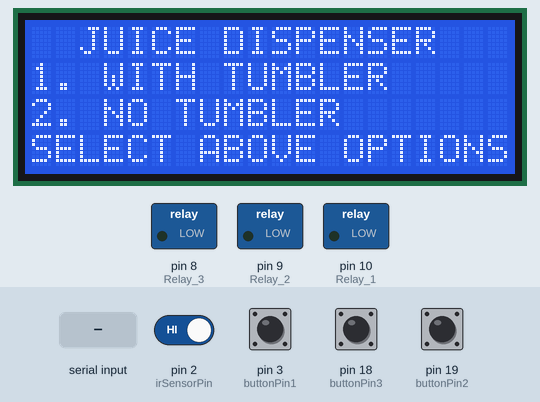
A sketch run on a simulated Arduino Mega 2560, built with avr-gcc and run on an emulated ATmega2560. Parts: 20×4 character LCD, switched loads named in the sketch (green lamp = pin HIGH). Inputs (shaded band) come from the test bench; at power-on: pin 2 (irSensorPin), pin 3 (buttonPin1), pin 18 (buttonPin3), pin 19 (buttonPin2) HIGH. The modem accepts every AT command (registered, SIM ready, sends succeed) and sends nothing else; what the sketch prints to the serial monitor is not drawn.

Above: at 4.4 s.
4.5 s: pin 3 (buttonPin1) pulled LOW for 1 s
At 6.8 s:
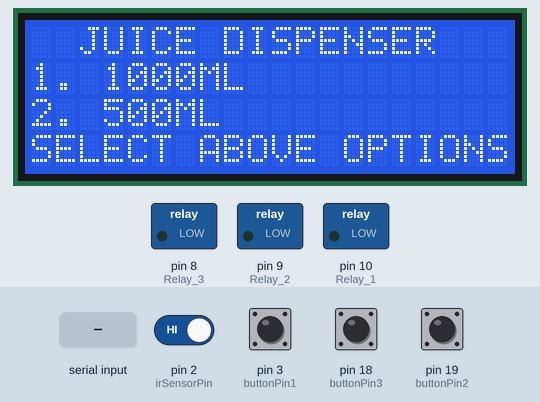
7.1 s: pin 19 (buttonPin2) pulled LOW for 0.35 s
At 8.7 s:
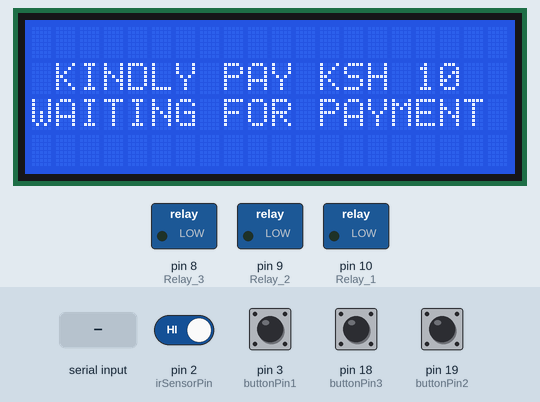
9.3 s: pin 18 (buttonPin3) pulled LOW for 0.35 s
At 10.7 s:
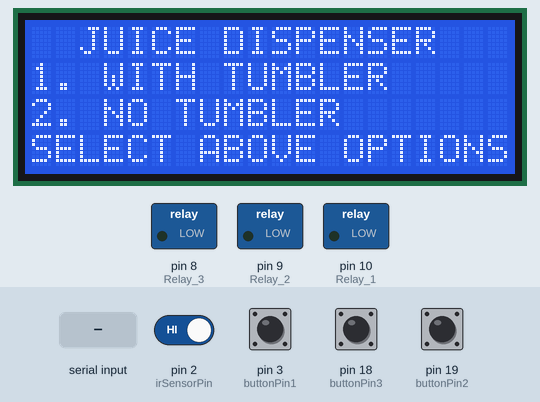
11.8 s: pin 3 (buttonPin1) pulled LOW for 1 s
At 13.6 s:
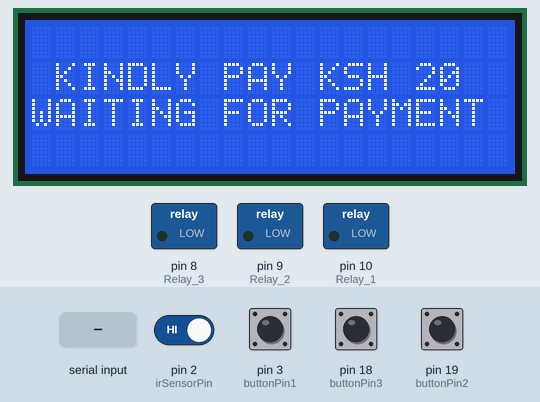
14.6 s: "20\n" received over the second serial link
At 18.7 s:
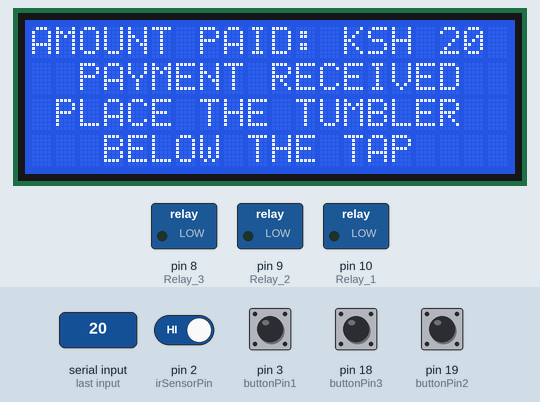
Timing chart, 0 to 20.2 s (numbered marks = the images above; inputs shaded):
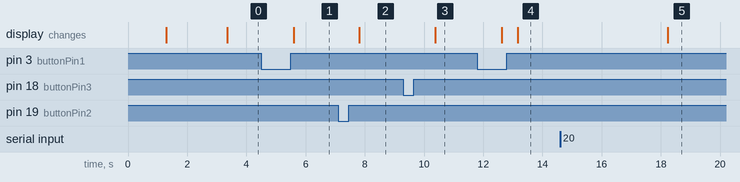

The sketch:

Juice_Dispenser.ino
```cpp
#include <Wire.h>
#include <LiquidCrystal_I2C.h>

int Relay_1 = 10;  //Solenoid Valve
int Relay_2 = 9;   //Pump
int Relay_3 = 8;
int Call_1 = 0;
int Call_2 = 0;

const int buttonPin1 = 3;
const int buttonPin2 = 19;
const int buttonPin3 = 18;
const int irSensorPin = 2;

volatile boolean buttonState1 = HIGH;          // current state of the button
volatile boolean lastButtonState1 = HIGH;      // previous state of the button
volatile unsigned long lastDebounceTime1 = 0;  // last time the output pin was toggled
volatile unsigned long debounceDelay1 = 50;    // the debounce time; increase if the output flickers
volatile boolean objectDetected = false;

volatile boolean buttonState2 = HIGH;
volatile boolean lastButtonState2 = HIGH;
volatile unsigned long lastDebounceTime2 = 0;
volatile unsigned long debounceDelay2 = 50;

volatile boolean buttonState3 = HIGH;
volatile boolean lastButtonState3 = HIGH;
volatile unsigned long lastDebounceTime3 = 0;
volatile unsigned long debounceDelay3 = 50;

unsigned long tap_10_StartTime = 0;
unsigned long tap_20_StartTime = 0;

unsigned long relayActivationTime = 0;
unsigned long relayDeactivationTime = 0;

enum State {
  IDLE,
  WITH_TUMBLER,
  NO_TUMBLER,
  PAY_10,
  PAY_20,
  PAY_10_DISPLAY,
  PAY_20_DISPLAY,
  WAIT_TUMBLER_10,
  WAIT_TUMBLER_20,
  TRACKER_10,
  TRACKER_20
};

State currentState = IDLE;

LiquidCrystal_I2C lcd(0x3F, 20, 4);

void setup() {
  Serial.begin(9600);
  Serial3.begin(9600);

  pinMode(Relay_1, OUTPUT);
  pinMode(Relay_2, OUTPUT);
  pinMode(Relay_3, OUTPUT);
  pinMode(buttonPin1, INPUT_PULLUP);
  pinMode(buttonPin2, INPUT_PULLUP);
  pinMode(buttonPin3, INPUT_PULLUP);
  pinMode(irSensorPin, INPUT_PULLUP);

  attachInterrupt(digitalPinToInterrupt(buttonPin1), buttonInterrupt1, FALLING);
  attachInterrupt(digitalPinToInterrupt(buttonPin2), buttonInterrupt2, FALLING);
  attachInterrupt(digitalPinToInterrupt(buttonPin3), buttonInterrupt3, FALLING);
  attachInterrupt(digitalPinToInterrupt(irSensorPin), irSensorInterrupt, CHANGE);

  Serial.println("Intitialization");

  digitalWrite(Relay_2, LOW);

  Serial3.println("AT");  // Test communication
  delay(100);
  Serial3.println("AT+CMGF=1");  // Set SMS mode to text
  delay(100);
  Serial3.println("AT+CNMI=2,2,0,0,0");  // Enable receiving SMS notifications
  delay(1000);

  lcd.init();
  lcd.backlight();
  lcd.clear();
  lcd.setCursor(7, 1);
  lcd.print("SYSTEM");
  lcd.setCursor(3, 2);
  lcd.print("INITIALIZATION");
  delay(2000);
}

void loop() {
  checkButtonPresses();
  switch (currentState) {
    case IDLE:
      Idle();
      break;

    case WITH_TUMBLER:
      withTumbler();
      break;

    case NO_TUMBLER:
      noTumbler();
      break;

    case PAY_10_DISPLAY:
      Display_10();
      break;

    case PAY_20_DISPLAY:
      Display_20();
      break;

    case PAY_10:
      Payment_10();
      break;

    case PAY_20:
      Payment_20();
      break;

    case WAIT_TUMBLER_10:
      irSensorInterrupt();
      break;

    case WAIT_TUMBLER_20:
      irSensorInterrupt();
      break;

    case TRACKER_10:
      irSensorInterrupt_10();
      break;

    case TRACKER_20:
      irSensorInterrupt_20();
      break;
  }
}
void Idle() {
  lcd.clear();
  lcd.setCursor(2, 0);
  lcd.print("JUICE DISPENSER");
  lcd.setCursor(0, 1);
  lcd.print("1. WITH TUMBLER");
  lcd.setCursor(0, 2);
  lcd.print("2. NO TUMBLER");
  lcd.setCursor(0, 3);
  lcd.print("SELECT ABOVE OPTIONS");
  checkButtonPresses();
  if (buttonState1 == LOW) {
    currentState = WITH_TUMBLER;
  } else if (buttonState2 == LOW) {
    currentState = NO_TUMBLER;
  } else if (buttonState3 == LOW) {
    currentState = IDLE;
    digitalWrite(Relay_1, LOW);
  }
  delay(500);
}
void withTumbler() {
  lcd.clear();
  lcd.setCursor(2, 0);
  lcd.print("JUICE DISPENSER");
  lcd.setCursor(0, 1);
  lcd.print("1. 1000ML ");
  lcd.setCursor(0, 2);
  lcd.print("2. 500ML ");
  lcd.setCursor(0, 3);
  lcd.print("SELECT ABOVE OPTIONS");
  checkButtonPresses();
  if (buttonState1 == LOW) {
    currentState = PAY_20_DISPLAY;
    Serial.println("currentState = PAY_20_DISPLAY");
  } else if (buttonState2 == LOW) {
    currentState = PAY_10_DISPLAY;
    Serial.println("currentState = PAY_10_DISPLAY");
  } else if (buttonState3 == LOW) {
    currentState = IDLE;
    Serial.println("currentState = IDLE");
    digitalWrite(Relay_1, LOW);
  }
  delay(500);
}
void noTumbler() {
  lcd.clear();
  lcd.setCursor(2, 0);
  lcd.print("JUICE DISPENSER");
  lcd.setCursor(0, 1);
  lcd.print("1. 1000ML ");
  lcd.setCursor(0, 2);
  lcd.print("2. 500ML ");
  lcd.setCursor(0, 3);
  lcd.print("SELECT ABOVE OPTIONS");
  checkButtonPresses();
  if (buttonState1 == LOW) {
    currentState = PAY_20_DISPLAY;
    Serial.println("currentState = PAY_20_DISPLAY");
  } else if (buttonState2 == LOW) {
    currentState = PAY_10_DISPLAY;
    Serial.println("currentState = PAY_10_DISPLAY");
  } else if (buttonState3 == LOW) {
    currentState = IDLE;
    Serial.println("currentState = IDLE");
  }
  delay(500);
}
void Display_10() {
  lcd.clear();
  lcd.setCursor(1, 1);
  lcd.print("KINDLY PAY KSH 10");
  lcd.setCursor(0, 2);
  lcd.print("WAITING FOR PAYMENT");
  if (buttonState3 == LOW) {
    currentState = IDLE;
    Serial.println("currentState = IDLE");
    digitalWrite(Relay_1, LOW);
  }
  currentState = PAY_10;
  Serial.println("currentState = PAY_10");
  delay(500);
}
void Display_20() {
  lcd.clear();
  lcd.setCursor(1, 1);
  lcd.print("KINDLY PAY KSH 20");
  lcd.setCursor(0, 2);
  lcd.print("WAITING FOR PAYMENT");
  if (buttonState3 == LOW) {
    currentState = IDLE;
    Serial.println("currentState = IDLE");
    digitalWrite(Relay_1, LOW);
  }
  currentState = PAY_20;
  Serial.println("currentState = PAY_20");
  delay(1000);
}

void OpenTap_10() {
  digitalWrite(Relay_1, HIGH);
  delay(5000);
  digitalWrite(Relay_1, LOW);
}

void OpenTap_20() {
  digitalWrite(Relay_1, HIGH);
  delay(10000);
  digitalWrite(Relay_1, LOW);
}


void printRelayDuration() {
  unsigned long relayDuration = relayDeactivationTime - relayActivationTime;
  Serial.print("Relay Duration: ");
  Serial.print(relayDuration);
  Serial.println(" ms");
}

void Payment_10() {
  if (Serial3.available() > 0) {
    String command = Serial3.readStringUntil('\n');  // Read the incoming message until newline character
    Serial.println("Received command: " + command);

    // Process the command and take appropriate action
    if (command.startsWith("10")) {
      lcd.clear();
      lcd.setCursor(0, 0);
      lcd.print("AMOUNT PAID: KSH 10");
      lcd.setCursor(2, 1);
      lcd.print("PAYMENT RECEIVED");
      lcd.setCursor(1, 2);
      lcd.print("PLACE THE TUMBLER");
      lcd.setCursor(3, 3);
      lcd.print("BELOW THE TAP");
      delay(5000);
      currentState = WAIT_TUMBLER_10;
      Serial.println("CurrentState = WAIT_TUMBLER");
    }
    if (buttonState3 == LOW) {
      currentState = IDLE;
      Serial.println("currentState = IDLE");
      digitalWrite(Relay_1, LOW);
    }
    // Delete the processed SMS message
    //Serial3.println("AT+CMGD=1,4");
    delay(1000);
  }
}
void Payment_20() {
  if (Serial3.available() > 0) {
    String command = Serial3.readStringUntil('\n');  // Read the incoming message until newline character
    Serial.println("Received command: " + command);
    // Process the command and take appropriate action
    if (command.startsWith("20")) {
      lcd.clear();
      lcd.setCursor(0, 0);
      lcd.print("AMOUNT PAID: KSH 20");
      lcd.setCursor(2, 1);
      lcd.print("PAYMENT RECEIVED");
      lcd.setCursor(1, 2);
      lcd.print("PLACE THE TUMBLER");
      lcd.setCursor(3, 3);
      lcd.print("BELOW THE TAP");
      delay(5000);
      currentState = WAIT_TUMBLER_20;
      Serial.println("currentState = WAIT_TUMBLER");
    }
    if (buttonState3 == LOW) {
      currentState = IDLE;
      Serial.println("currentState = IDLE");
      digitalWrite(Relay_1, LOW);
    }
    // Delete the processed SMS message
    //Serial3.println("AT+CMGD=1,4");
    delay(1000);
  }
}
void buttonInterrupt1() {
  if (millis() - lastDebounceTime1 > debounceDelay1) {
    buttonState1 = digitalRead(buttonPin1);
    if (buttonState1 == LOW && lastButtonState1 == HIGH) {
      Serial.println("Button 1 Pressed!");
      // Add your command or function call here
    }
    lastButtonState1 = buttonState1;
    lastDebounceTime1 = millis();
  }
}

void buttonInterrupt2() {
  if (millis() - lastDebounceTime2 > debounceDelay2) {
    buttonState2 = digitalRead(buttonPin2);
    if (buttonState2 == LOW && lastButtonState2 == HIGH) {
      Serial.println("Button 2 Pressed!");
      // Add your command or function call here
    }
    lastButtonState2 = buttonState2;
    lastDebounceTime2 = millis();
  }
}

void buttonInterrupt3() {
  if (millis() - lastDebounceTime3 > debounceDelay3) {
    buttonState3 = digitalRead(buttonPin3);
    if (buttonState3 == LOW && lastButtonState3 == HIGH) {
      Serial.println("Button 3 Pressed!");
      // Add your command or function call here
    }
    lastButtonState3 = buttonState3;
    lastDebounceTime3 = millis();
  }
}

void checkButtonPresses() {
  buttonInterrupt1();
  buttonInterrupt2();
  buttonInterrupt3();
}
void irSensorInterrupt_10() {
  if (digitalRead(irSensorPin) == LOW && Call_1 == 0) {
    OpenTap_10();
    objectDetected = true;
    Call_1 = 1;
    currentState = IDLE;
    delay(1000);
  } else {
    //digitalWrite(Relay_1, LOW);
    objectDetected = false;
    Call_1 = 0;
    Serial.println("Object Not Detected!");
    delay(1000);
  }
}
void irSensorInterrupt_20() {
  if (digitalRead(irSensorPin) == LOW && Call_2 == 0) {
    OpenTap_20();
    currentState = IDLE;
    objectDetected = true;
    Call_2 = 1;
    delay(1000);
  } else {
    objectDetected = false;
    Call_1 = 0;
    Serial.println("Object Not Detected!");
    delay(1000);

  }
}
void irSensorInterrupt() {
  if (currentState == WAIT_TUMBLER_10) {
    Call_1 = 0;
    irSensorInterrupt_10();
  } else if (currentState == WAIT_TUMBLER_20) {
    Call_2 = 0;
    irSensorInterrupt_20();
  }
}
```

Measured:
- after the input at 4.5 s, the display: changes after 1.1 s (image 1)
- after the input at 7.1 s, the display: changes after 0.71 s (image 2)
- after the input at 9.3 s, the display: changes after 1.1 s (image 3)
- after the input at 11.8 s, the display: first changes after 0.82 s (image 4 shows a later state)
- after the input at 14.6 s, the display: changes after 3.6 s (image 5)
